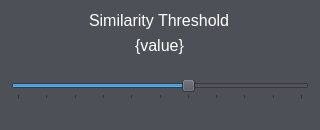
<?xml version="1.0" encoding="UTF-8"?>
<ui version="4.0">
 <class>Dialog</class>
 <widget class="QDialog" name="Dialog">
  <property name="geometry">
   <rect>
    <x>0</x>
    <y>0</y>
    <width>320</width>
    <height>130</height>
   </rect>
  </property>
  <property name="minimumSize">
   <size>
    <width>320</width>
    <height>130</height>
   </size>
  </property>
  <property name="maximumSize">
   <size>
    <width>320</width>
    <height>130</height>
   </size>
  </property>
  <property name="windowTitle">
   <string>PlagDef</string>
  </property>
  <property name="windowIcon">
   <iconset resource="../res/resources.qrc">
    <normaloff>:/icon.ico</normaloff>:/icon.ico</iconset>
  </property>
  <property name="styleSheet">
   <string notr="true">background-color: rgb(77, 80, 87);</string>
  </property>
  <layout class="QVBoxLayout" name="verticalLayout">
   <item alignment="Qt::AlignHCenter">
    <widget class="QLabel" name="heading_label">
     <property name="styleSheet">
      <string notr="true">color: rgb(255, 255, 255);
                            font-size: 12pt;
                        </string>
     </property>
     <property name="text">
      <string>Similarity Threshold</string>
     </property>
    </widget>
   </item>
   <item alignment="Qt::AlignHCenter">
    <widget class="QLabel" name="value_label">
     <property name="styleSheet">
      <string notr="true">color: rgb(255, 255, 255);
                            font-size: 12pt;
                        </string>
     </property>
     <property name="text">
      <string>{value}</string>
     </property>
    </widget>
   </item>
   <item>
    <spacer name="label_slider_spacer">
     <property name="orientation">
      <enum>Qt::Vertical</enum>
     </property>
     <property name="sizeHint" stdset="0">
      <size>
       <width>20</width>
       <height>40</height>
      </size>
     </property>
    </spacer>
   </item>
   <item>
    <widget class="QSlider" name="sim_slider">
     <property name="maximum">
      <number>100</number>
     </property>
     <property name="singleStep">
      <number>10</number>
     </property>
     <property name="value">
      <number>60</number>
     </property>
     <property name="orientation">
      <enum>Qt::Horizontal</enum>
     </property>
     <property name="tickPosition">
      <enum>QSlider::TicksBelow</enum>
     </property>
     <property name="tickInterval">
      <number>10</number>
     </property>
    </widget>
   </item>
   <item>
    <spacer name="bottom_spacer">
     <property name="orientation">
      <enum>Qt::Vertical</enum>
     </property>
     <property name="sizeHint" stdset="0">
      <size>
       <width>20</width>
       <height>40</height>
      </size>
     </property>
    </spacer>
   </item>
  </layout>
 </widget>
 <resources>
  <include location="../res/resources.qrc"/>
 </resources>
 <connections/>
</ui>
